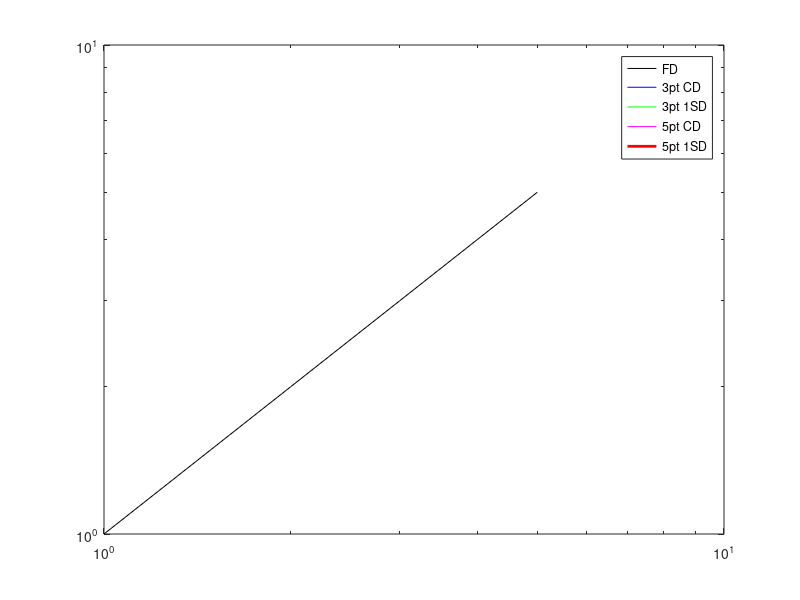

The MATLAB source for this figure:
x1 = [1,2,3,4,5];
y1 = [1,2,3,4,5];

x2 = 2;
y2 = 2;

x3 = 3;
y3 = 3;

x4 = 4;
y4 = 4;

x5 = 5;
y5 = 5;

loglog(x1,y1,'-k',x2,y2,'-b',x3,y3,'-g',x4,y4,'-m',x5,y5,'-r','linewidth',2);
legend('FD','3pt CD','3pt 1SD','5pt CD','5pt 1SD');
